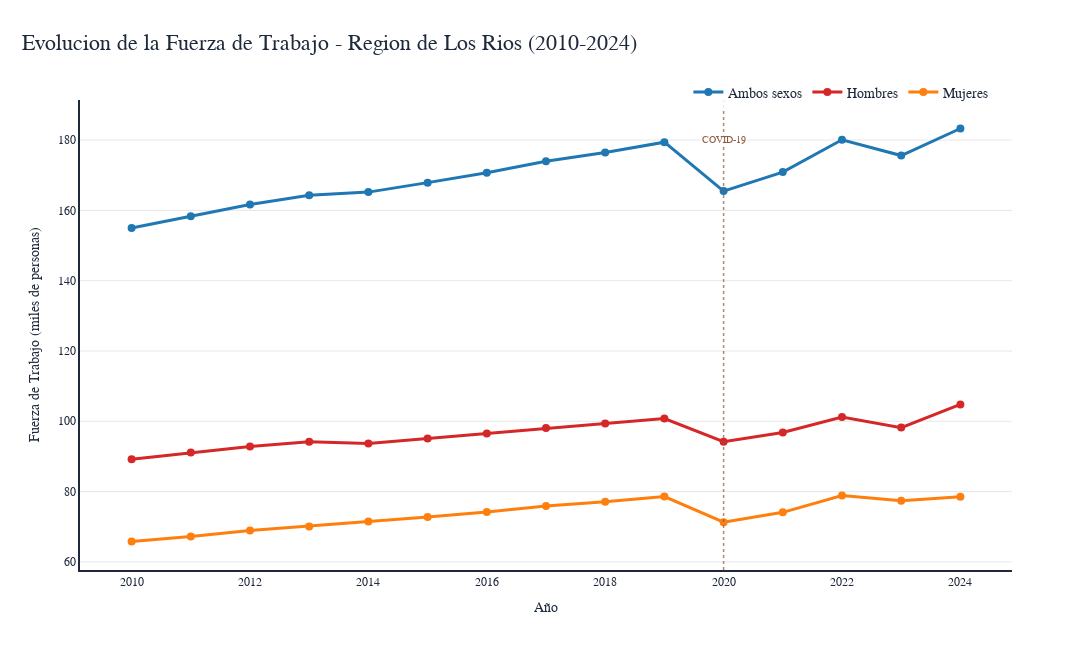

The notebook cell this image was saved under:
### Code cell
# Create temporal evolution chart with CORRECTED data
yearly_data = clean_data.groupby(['año', 'sexo'])['value'].mean().reset_index()

fig = go.Figure()

# Add lines for each gender with The Economist style
for sexo in ['Ambos sexos', 'Hombres', 'Mujeres']:
    data_sexo = yearly_data[yearly_data['sexo'] == sexo]
    
    fig.add_trace(go.Scatter(
        x=data_sexo['año'],
        y=data_sexo['value'],
        mode='lines+markers',
        name=sexo,
        line=dict(color=economist_colors_temporal[sexo], width=3),
        marker=dict(size=8, color=economist_colors_temporal[sexo]),
        hovertemplate=f'<b>{sexo}</b><br>' +
                      'Año: %{x}<br>' +
                      'Fuerza de Trabajo: %{y:.1f} miles<br>' +
                      '<extra></extra>'
    ))

# Add elegant minimalist annotation for COVID-19
fig.add_vline(
    x=2020, 
    line=dict(color="#8b5a3c", width=1.5, dash="dot"),
    opacity=0.7
)

fig.add_annotation(
    x=2020,
    y=180,  # Fixed position at top of chart
    text="COVID-19",
    showarrow=False,
    font=dict(
        family=font_config['family'], 
        size=10, 
        color="#8b5a3c"
    ),
    bgcolor="rgba(255,255,255,0.8)",
    bordercolor="rgba(0,0,0,0)",
    xanchor="center"
)

# Apply The Economist style
fig.update_layout(
    title={
        'text': 'Evolucion de la Fuerza de Trabajo - Region de Los Rios (2010-2024)',
        'x': 0.02,
        'font': {'size': font_config['title_size'], 'family': font_config['family'], 'color': font_config['color']},
        'xanchor': 'left'
    },
    xaxis_title='Año',
    yaxis_title='Fuerza de Trabajo (miles de personas)',
    hovermode='x unified',
    width=1100,
    height=650,
    showlegend=True,
    legend=dict(
        orientation="h",
        yanchor="top",
        y=1.05,
        xanchor="right",
        x=0.98,
        bgcolor="rgba(255,255,255,0.85)",
        bordercolor="rgba(0,0,0,0)",
        borderwidth=0,
        font=dict(family=font_config['family'], color=font_config['color'], size=font_config['legend_size'])
    ),
    plot_bgcolor=layout_config['plot_bgcolor'],
    paper_bgcolor=layout_config['paper_bgcolor'],
    font=dict(family=font_config['family'], color=font_config['color']),
    xaxis=dict(
        title=dict(font=dict(family=font_config['family'], color=font_config['color'], size=font_config['axis_size'])),
        tickfont=dict(family=font_config['family'], color=font_config['color'], size=12),
        showgrid=False,
        gridcolor=layout_config['grid_color'],
        gridwidth=1,
        showline=True,
        linecolor=layout_config['line_color'],
        linewidth=2,
        tick0=2010,
        dtick=2
    ),
    yaxis=dict(
        title=dict(font=dict(family=font_config['family'], color=font_config['color'], size=font_config['axis_size'])),
        tickfont=dict(family=font_config['family'], color=font_config['color'], size=12),
        showgrid=True,
        gridcolor=layout_config['grid_color'],
        gridwidth=1,
        showline=True,
        linecolor=layout_config['line_color'],
        linewidth=2
    )
)

fig.show()

### Figure 1 — Plotly figure (JSON) as saved in the notebook; plotly's stock layout.template omitted (floating-point values rounded to 4 significant figures)
{"data": [{"hovertemplate": "<b>Ambos sexos</b><br>Año: %{x}<br>Fuerza de Trabajo: %{y:.1f} miles<br><extra></extra>", "line": {"color": "#1f77b4", "width": 3}, "marker": {"color": "#1f77b4", "size": 8}, "mode": "lines+markers", "name": "Ambos sexos", "type": "scatter", "x": [2010, 2011, 2012, 2013, 2014, 2015, 2016, 2017, 2018, 2019, 2020, 2021, 2022, 2023, 2024], "y": [155.0, 158.3, 161.7, 164.3, 165.2, 167.9, 170.7, 174.0, 176.5, 179.4, 165.5, 170.9, 180.1, 175.6, 183.3]}, {"hovertemplate": "<b>Hombres</b><br>Año: %{x}<br>Fuerza de Trabajo: %{y:.1f} miles<br><extra></extra>", "line": {"color": "#d62728", "width": 3}, "marker": {"color": "#d62728", "size": 8}, "mode": "lines+markers", "name": "Hombres", "type": "scatter", "x": [2010, 2011, 2012, 2013, 2014, 2015, 2016, 2017, 2018, 2019, 2020, 2021, 2022, 2023, 2024], "y": [89.2, 91.1, 92.8, 94.2, 93.7, 95.1, 96.5, 98.1, 99.4, 100.8, 94.2, 96.8, 101.2, 98.2, 104.8]}, {"hovertemplate": "<b>Mujeres</b><br>Año: %{x}<br>Fuerza de Trabajo: %{y:.1f} miles<br><extra></extra>", "line": {"color": "#ff7f0e", "width": 3}, "marker": {"color": "#ff7f0e", "size": 8}, "mode": "lines+markers", "name": "Mujeres", "type": "scatter", "x": [2010, 2011, 2012, 2013, 2014, 2015, 2016, 2017, 2018, 2019, 2020, 2021, 2022, 2023, 2024], "y": [65.8, 67.2, 68.9, 70.1, 71.5, 72.8, 74.2, 75.9, 77.1, 78.6, 71.3, 74.1, 78.9, 77.4, 78.5]}], "layout": {"annotations": [{"bgcolor": "rgba(255,255,255,0.8)", "bordercolor": "rgba(0,0,0,0)", "font": {"color": "#8b5a3c", "family": "Georgia, serif", "size": 10}, "showarrow": false, "text": "COVID-19", "x": 2020, "xanchor": "center", "y": 180}], "font": {"color": "#1e293b", "family": "Georgia, serif"}, "height": 650, "hovermode": "x unified", "legend": {"bgcolor": "rgba(255,255,255,0.85)", "bordercolor": "rgba(0,0,0,0)", "borderwidth": 0, "font": {"color": "#1e293b", "family": "Georgia, serif", "size": 14}, "orientation": "h", "x": 0.98, "xanchor": "right", "y": 1.05, "yanchor": "top"}, "paper_bgcolor": "white", "plot_bgcolor": "white", "shapes": [{"line": {"color": "#8b5a3c", "dash": "dot", "width": 1.5}, "opacity": 0.7, "type": "line", "x0": 2020, "x1": 2020, "xref": "x", "y0": 0, "y1": 1, "yref": "y domain"}], "showlegend": true, "title": {"font": {"color": "#1e293b", "family": "Georgia, serif", "size": 22}, "text": "Evolucion de la Fuerza de Trabajo - Region de Los Rios (2010-2024)", "x": 0.02, "xanchor": "left"}, "width": 1100, "xaxis": {"dtick": 2, "gridcolor": "#e5e7eb", "gridwidth": 1, "linecolor": "#1e293b", "linewidth": 2, "showgrid": false, "showline": true, "tick0": 2010, "tickfont": {"color": "#1e293b", "family": "Georgia, serif", "size": 12}, "title": {"font": {"color": "#1e293b", "family": "Georgia, serif", "size": 14}, "text": "Año"}}, "yaxis": {"gridcolor": "#e5e7eb", "gridwidth": 1, "linecolor": "#1e293b", "linewidth": 2, "showgrid": true, "showline": true, "tickfont": {"color": "#1e293b", "family": "Georgia, serif", "size": 12}, "title": {"font": {"color": "#1e293b", "family": "Georgia, serif", "size": 14}, "text": "Fuerza de Trabajo (miles de personas)"}}}}
